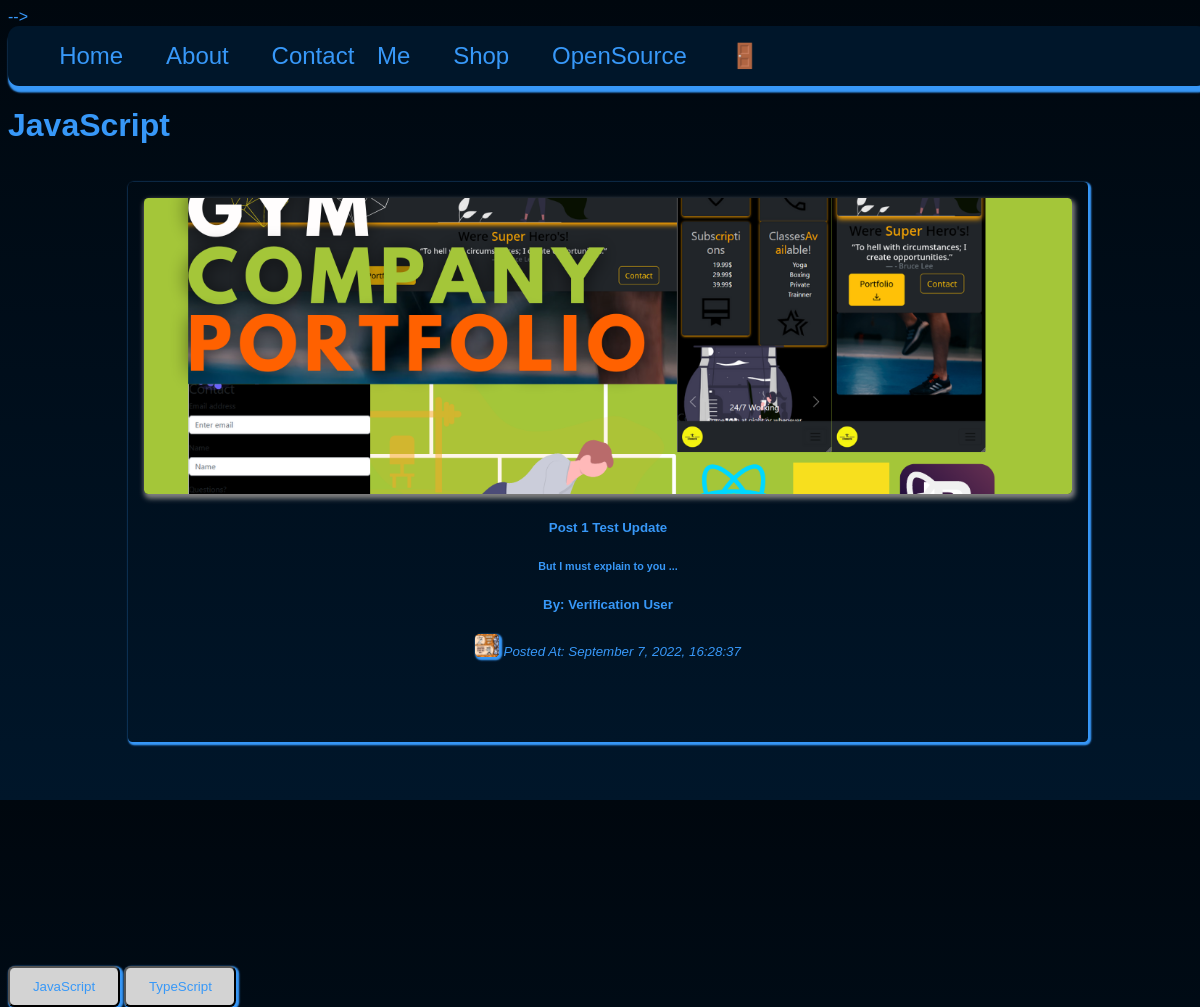
/category-posts.php?id=6, run on an earlier commit of the app's database.
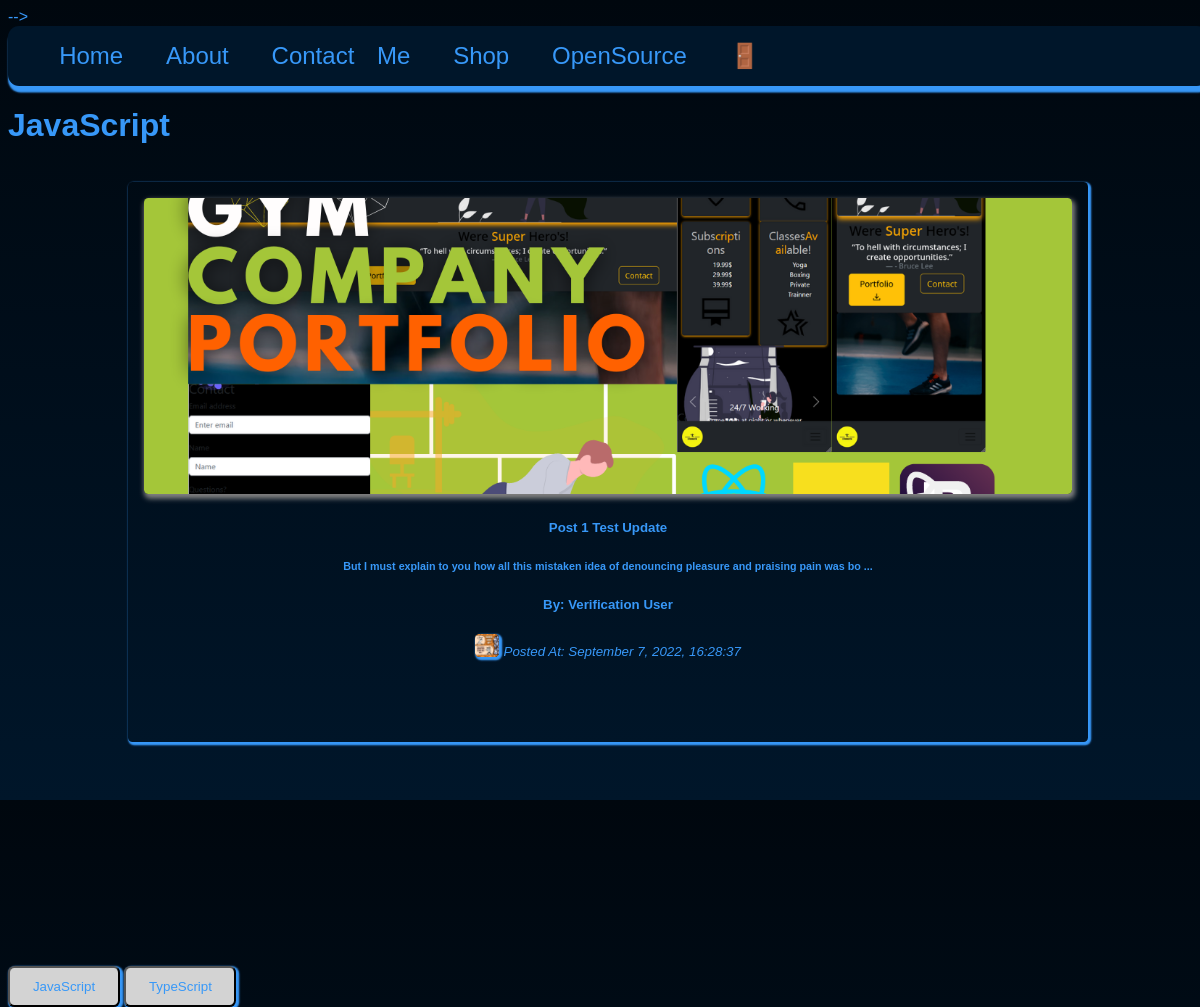
And on a later commit of the database.
### tables this page shows
CREATE TABLE `posts` (
  `id` int(11) UNSIGNED NOT NULL,
  `title` varchar(255) NOT NULL,
  `body` text NOT NULL,
  `thumbnail` varchar(255) NOT NULL,
  `date_time` timestamp NOT NULL DEFAULT current_timestamp(),
  `category_id` int(11) UNSIGNED DEFAULT NULL,
  `author_id` int(11) UNSIGNED NOT NULL,
  `is_featured` tinyint(1) NOT NULL
);

CREATE TABLE `users` (
  `id` int(11) UNSIGNED NOT NULL,
  `firstname` varchar(50) NOT NULL,
  `lastname` varchar(50) NOT NULL,
  `username` varchar(50) NOT NULL,
  `email` varchar(100) NOT NULL,
  `password` varchar(255) NOT NULL,
  `avatar` varchar(255) NOT NULL,
  `is_admin` tinyint(1) NOT NULL
);

### category-posts.php (the view, shortened to what this page needs)
<?php
include('./partials/header/header.php');
include('./partials/nav/nav.php');
if (isset($_GET['id'])) {
    $id = filter_var($_GET['id'], FILTER_SANITIZE_NUMBER_INT);
    $query = "SELECT * FROM posts WHERE category_id=$id ORDER BY date_time DESC";
    $result = mysqli_query($connect__db, $query);
} else {
    header('location:' . HOME_URL . 'login.php');
    die();
}
$category_id = $id;
$category_query = "SELECT * FROM categories WHERE id=$category_id";
$category_result = mysqli_query($connect__db, $category_query);
$category = mysqli_fetch_assoc($category_result);
$category_title = $category['title'];
?>
<h1> <?= $category_title ?? null; ?>
</h1>
<?php if (mysqli_num_rows($result) >= 1) : ?>
    <?php while ($post = mysqli_fetch_assoc($result)) : ?>
        <div class="app__col">
            <div class="app__card" id="appCardId">
                <div class="app__card-header">
                    <div class="app__card-img-shadow">
                        <a href="<?= HOME_URL ?>single-post.php?id=<?= $post['id'] ?>">
                            <img src="<?= HOME_URL . 'images/' . $post['thumbnail'] ?>" class="app__card-img" alt="admin_post_thumbnail" loading="lazy" />
                        </a>
                    </div>
                    <h5 id="postsTitle"> <a href="<?= HOME_URL ?>single-post.php?id=<?= $post['id'] ?>">
                            <?= $post['title']; ?>
                        </a>
                    </h5>
                    <h6 class="app__td" id="postsBody" maxlength="100">
                        <?= substr($post['body'], 0, 100)  . " ..."; ?>
                    </h6>
                </div>
                <div class="app__card-footer">
                    <div class="app__card-author">
                        <?php
                        $author_id = $post['author_id'];
                        $author_query = "SELECT * FROM users WHERE id=$author_id";
                        $author_result = mysqli_query($connect__db, $author_query);
                        $author = mysqli_fetch_assoc($author_result);
                        ?>
                        <strong>
                            <h5>
                                By: <?= "{$author['firstname']} {$author['lastname']}"; ?>
                            </h5>
                            <img src="./images/<?= $author['avatar'] ?>" class="app__nav-avatar" />
                        </strong>
                        <small>
                            <em>
                                Posted At: <?= date("F j, Y, G:i:s ", strtotime($post['date_time'])) ?>
                            </em>
                        </small>
                    </div>
                </div>
            </div>
        </div>
        <div class="app__container">
            <?php
            $all_categories_query = "SELECT * FROM categories";
            $all_categories_result = mysqli_query($connect__db, $all_categories_query);
            ?>
            <?php
            while ($category = mysqli_fetch_assoc($all_categories_result)) :
            ?>
                <button class="btn__sm">
                    <a href="<?= HOME_URL ?>category-posts.php?id=<?= $category['id'] ?>">
                        <?= $category['title'] ?? null; ?>
                    </a>
                </button>
            <?php endwhile; ?>
        </div>
    <?php endwhile; ?>
<?php endif; ?>

What changed in the data, as far as the page shows it:
changed posts "Post 1 Test Update": body "But I must explain to you" → "But I must explain to you how all this mistaken idea of denouncing pleasure and praising pain was bo"
